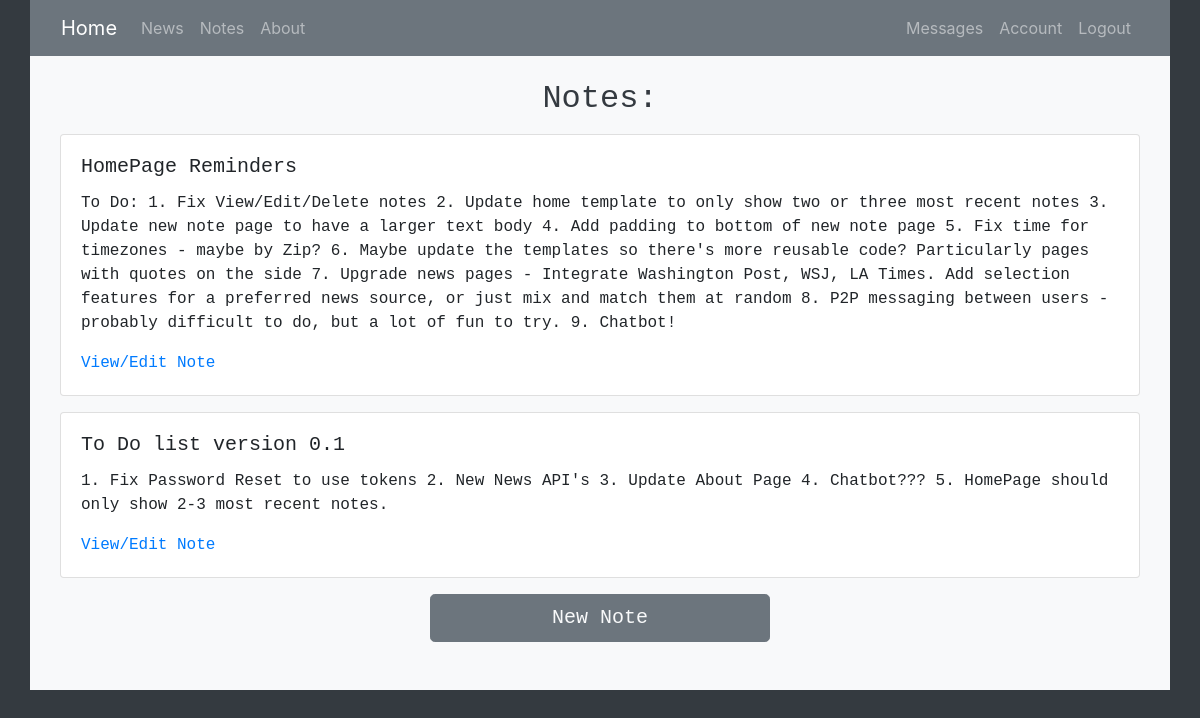
The app's page /notes (signed in) with its own data.
### homepage/models.py (models this page shows, shortened)
class Note(db.Model):
    id = db.Column(db.Integer, primary_key=True)
    title = db.Column(db.String(100), unique=True, nullable=False)
    date_posted = db.Column(db.DateTime, nullable=False, default=datetime.datetime.utcnow)
    content = db.Column(db.Text, nullable=False)
    user_id = db.Column(db.Integer, db.ForeignKey('user.id'), nullable=False)

### homepage/notes/routes.py (the view)
@login_required
@notes.route('/notes')
def view_notes():
    return(render_template('notes.html', notes=current_user.notes))

### homepage/models.py (called while the page is built)
@login_manager.user_loader
def load_user(user_id):
    return User.query.get(int(user_id))

### homepage/templates/notes.html
{% extends "new_layout.html" %}
{% block content %}
<h2 class="text-dark text-center">Notes:</h2>
<div class="container pb-4">
    {% for note in notes %}
    <div class="card mt-3">
        <div class="card-body">
            <h5 class="card-title">{{ note.title }}</h5>
            <p class="card-text">{{ note.content }}</p>
            <a href="{{ url_for('notes.edit_note', note_id=note.id) }}" class="card-link">View/Edit Note</a>
        </div>
    </div>
{% endfor %}
<div class="containter">
    <div class="row justify-content-center">
        <div class="col-sm-4">
            <a href="{{ url_for('notes.new_note') }}" class="btn btn-lg btn-secondary text-light mt-3 btn-block">New Note</a>
        </div>
    </div>
</div>
</div>
 {% endblock content %}

### records on screen
Note: title "HomePage Reminders", content "To Do: 1. Fix View/Edit/Delete notes 2. Update home template to only show two or three most recent notes 3. Update new note page to have a larger text body 4. Add padding to bottom of new note page 5. Fix time for timezones - maybe by Zip? 6. Maybe update the templates so there's more reusable code? Particularly pages with quotes on the side 7. Upgrade news pages - Integrate Washington Post, WSJ, LA Times. Add selection features for a preferred news source, or just mix and match them at random 8. P2P messaging between users - probably difficult to do, but a lot of fun to try. 9. Chatbot!"
Note: title "To Do list version 0.1", content "1. Fix Password Reset to use tokens 2. New News API's 3. Update About Page 4. Chatbot??? 5. HomePage should only show 2-3 most recent notes."
